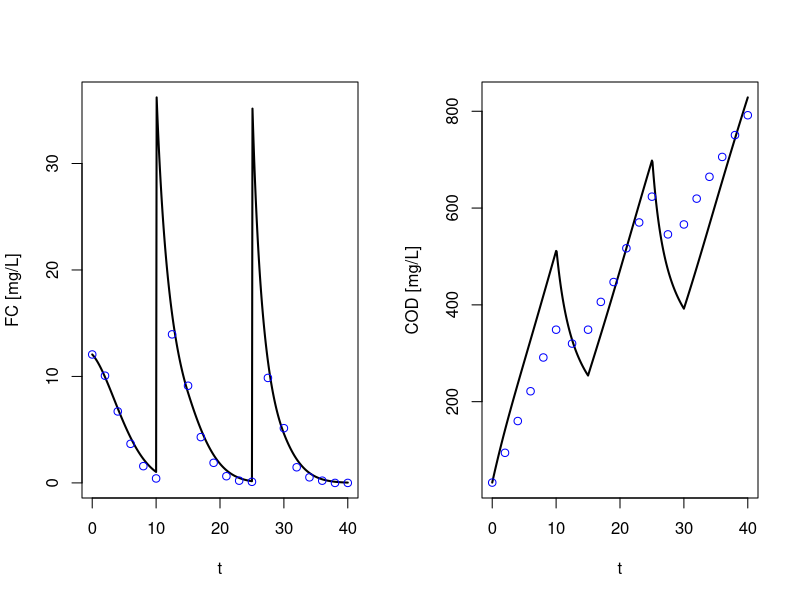

The R source for this figure:
# The Washtop modeling group (2024/03/03)
#
# Main file to simulate the first scenario
# described in:
#   Abnavi, M. D., Kothapalli C.R., Munther, D., Srinivasan, P. (2021). 
#   "Chlorine inactivation of Escherichia coli O157:H7 in fresh produce wash process: Effectiveness and modeling." 
#   International Journal of Food Microbiology 356:109364.

# In this version, the complete model (taking into account the different produces) is considered.
# The parameters used were the previously estimated from the experimental data in 
# "Data extraction RQ1a and RQ2a_Step 2_17032023.xlsx".

# Solutions are stored in SSol as follows:
#  SSol[,1]= FC    ; [mg/L] Free Chloride 
#  SSol[,2]= COD   ; [mg/L] Chemical oxygen demand 
#  SSol[,3]= Xw    ; [CFU/mL] Concentration of bacteria in water 
#  SSol[,4]= Xil   ; [CFU/g] Concentration of bacteria in iceberg lettuce 
#  SSol[,5]= Xrl   ; [CFU/g] Concentration of bacteria in red lettuce 
#
# Also, the concentrations of Xw and Xil  were stored apart in log10 scale as
#  logxw[]= Log10(Xw)
#  logxil[]= Log10(Xil)


# Load the library for the numerical solution of ordinary differential equations (ODEs)
library(deSolve)

#___________________ PARAMETERS ___________________________________________________
# Injection of Free Chloride
dtinj  <- 5.0/60.0        # [min] Duration of the FC injection
tFCinj <- c(10.0, 25.0)   # [min] Time at which the FC is added 

# Addition of iceberg and red lettuce. They are added five minutes after the FC is injected
Frl     <- 10.0               # [g/min] Input flow of red lettuce 
Fil     <- 500.0              # [g/min] Input flow of iceberg lettuce 
tFpin_s <- c(0.0, tFCinj+5.0) # [min] Time at which the lettuce is added 
tFpin_e <- tFpin_s+10.0       # [min] Time at which the lettuce addition stops 

# Estimated
Kfc   <- 0.00078145           # [L/(min·mg-COD)] Reaction rate constant for the reaction of FC and organic matter in the Fc's eq.
Kco   <- 0.006567             # [L/(min·mg-FC)] Reaction rate constant for the reaction of FC and organic matter in COD's  eq.
Kilo  <- 4.9368               # [mg-COD/(g-iceberg lettuce·min)] Rate at which COD is transferred from the
#    iceberg lettuce to the water. It includes the concentration of COD
#    in the produce (Kilo = Kil*CODil). If it is not included a new
#    equation for COD in the produce should be added 
FCinj <- 8602.2               # [mg/min] To be added during dtinj
Fw    <- 0.51374              # [L/min] Flow of water replenishment


# such that Hill's_(X_w)=vA2*Hill's_(Xil or Xrl)

# Assumed
Krlo <- Kilo                  # [mg-COD/(g-red lettuce·min)] Rate at which COD is transferred from the


# Known parameters (from paper)
V        <- 20.0          # [L] Tank volume 
Dwell_t  <- 0.5           # [min] Dwell time
Mil      <- Fil*Dwell_t   # [g] Mass of iceberg lettuce in the tank
Mrl      <- Frl*Dwell_t   # [g] Mass of red lettuce in the tank
MW_FC    <- 52.45         # [mol/g] Molecular weight of FC
MW_O2    <- 32            # [mol/g] Molecular weight of O2
lambda   <- 1.7e-3        # [1/min] Natural decay rate of FC in water
Conv_FC  <- MW_FC/1.0e3   # Conversion (free chloride) from micromolar to mg/L
Conv_COD <- MW_O2/1.0e3   # Conversion (COD) from micromolar to mg/L
FC_in    <- 0.0           # [mg/L] Concentration of FC entering the system with the input flow of water
COD_in   <- 0.0           # [mg/L] Concentration of COD entering the system with the input flow of water

#___________________ EXPERIMENTAL DATA ___________________________________________________
# Sampling times [min]
expData_ts <- c(0.0, 2.0, 4.0, 6.0, 8.0, 10.0, 12.5, 15.0, 17.0, 19.0, 21.0, 23.0, 25.0, 27.5, 30.0, 32.0, 34.0, 36.0, 38.0, 40.0)
# Free chloride [mg/L].  
expData_FC  <- Conv_FC*c(230.0, 192.0, 128.0, 70.0, 30.0, 8.0, 266.0, 174.0, 82.0, 36.0, 12.0, 4.0, 2.0, 188.0, 98.0, 28.0, 10.0, 4.0, 0.0, 0.0)
# COD [mg/L].
expData_COD  <- Conv_COD*c(1025.6, 2948.7, 5000.0, 6923.1, 9102.6, 10897.4, 10000.0, 10897.4, 12692.3, 13974.3, 16153.8, 17820.5, 19487.2, 17051.3, 17692.3, 19359.0, 20769.2, 22051.3, 23461.5, 24743.6)


#________________ IMPLEMENTATION OF THE MODEL EQUATIONS (ODEs) ______________________

Model <- function (t, y, parms) {
  
  # --- Model equations ---
  with(as.list(y), {
    # Rename the state variables
    FC  <- y[1]
    COD <- y[2]

    # Model equations (ODEs)
    # Free chloride
    dFC   <- (Fw/V)*(FC_in - FC) + FCi/V - lambda*FC - Kfc*FC*COD
    # Chemical oxygen demand
    dCOD <- (Fw/V)*(COD_in - COD) + (Mil/V)*Kilo_b +(Mrl/V)*Krlo_b - Kco*COD*FC
 
    # Output of the function
    return(list(c(dFC, dCOD))) })
}

# Initial conditions set --------------------------- 
FC0   <-expData_FC[1]  # [mg/L] Initial conditions for FC (from experimental data)
COD0  <-expData_COD[1] # [mg/L] Initial conditions for COD (from experimental data)

# Put together initial conditions
S0   <-c(FC0,COD0)  

# Simulation time, discretized using dtinj as the separation between two consecutive time points
tl <- seq(0,tFpin_e[length(tFpin_e)],dtinj) # min

# Memory allocation for the solution of the ODE system
SSol<-matrix(0,nrow=length(tl),ncol=(2)) # row length=number of elements in list of integration. 
# col length=number of states
# The first row corresponds with the initial conditions
SSol[1,] = S0

# Counters required to implement the discrete addition of Free Chloride and Produces
countFC <- 1 # Initially fixed for FC to 1 (first injection)
countP  <- 1 # Initially fixed for produces to 1 (first injection)

# Parameter used to approximate equality conditions into inequality conditions
# This is mainly used to avoid problems when comparing (using equalities) two real numbers
# A small enough number should be used
timeDifTol <- 1.0e-7 # [s] 

#___________ NUMERICAL INTEGRATION OF THE SYSTEM OF ODEs (MODEL) ________________
for ( ii in 1:(length(tl)-1) ){ # Go through all elements in the time list
  
  # Initial and final times in time interval ii
  tI    <- tl[ii]
  tF    <- tl[ii+1]
  
  # Is free chlorine added in this step?
  if( countFC<=length(tFCinj) ) {
    if( (abs(tl[ii]-tFCinj[countFC]))<timeDifTol ){# Condition tl[ii]=tFCinj[countFC] is approximated as an inequality
      # If the condition holds, FC is injected in the tank
      FCi <- FCinj
      # The duration of the step is the same as the duration of the FC addition, therefore the counter is updated
      # each time this "if condition" is matched
      countFC <- countFC + 1 # next addition of FC
    }
    else{
      # If the condition does not hold, FC is not injected
      FCi<-0.0
    }
  }
  else{
    # If the condition does not hold, FC is not injected
    FCi<-0.0
  }
  
  # Are produces added?
  if( countP<=length(tFpin_e) ){
    if( (tl[ii]>=tFpin_s[countP]) && (tl[ii]<=tFpin_e[countP]) ){
      # If these conditions hold, produces are inserted in the tank
      Kilo_b <- Kilo;
      Krlo_b <- Krlo;
      Fil_b  <- Fil;
      Frl_b  <- Frl;
      
      # The duration of the step is smaller than the duration of the addition of lettuce. Therefore the counter only
      # must be updated at the end of the addition
      if( (abs(tl[ii]-tFpin_e[countP]))<timeDifTol ){# Condition tl[ii]=tFpin_e[countP] is approximated as an inequality
        countP = countP + 1 # next addition of produces
      }
      # At the beginning of the produce addition, the initial condition of bacteria in red lettuce must be the 
      # inoculation concentration
      if( (abs(tl[ii]-tFpin_s[countP]))<timeDifTol ){# Condition tl[ii]=tFpin_s[countP] is approximated as an inequality
        # Reset initial condition in red lettuce  

      }
    }
    else{
      # If the conditions do not hold, produces are not added therefore, input flows in the tank are zero and
      # transfer from produces to water are also zero
      Kilo_b<-0    
      Krlo_b<-0    
      Fil_b<-0                           
      Frl_b<-0

    }
  }
  else{
    # If the conditions do not hold, produces are not added therefore, input flows in the tank are zero and
    # transfer from produces to water are also zero
    Kilo_b<-0    
    Krlo_b<-0    
    Fil_b<-0                           
    Frl_b<-0

  }
  
  # Call the Solver for levels of FC, COD and concentrations of Xw, Xil, Xrl 
  out <- ode(y<-c(FC<-S0[1], COD<-S0[2]), times<-seq(tI,tF,dtinj), func <- Model, 
             parms<-NULL, atol= 1.0e-7, rtol= 1.0e-5)
  
  # The initial conditions in the next integration step (ii+1) are the values obtained at the end of this time step (ii)
  lendSol<-length(out[,1])
  FC<-as.numeric(out[lendSol,2])
  COD<-as.numeric(out[lendSol,3])

  S0<-c(FC,COD)
  
  # Store the solution in this integration step (ii) in the SSol matrix
  SSol[ii+1,] <- S0
}



# __________________ REPRESENTATION OF THE RESULTS ___________________________________
par(mfcol=c(1,2)) # 2x1 subplot display

#--------- FC plot ----------
# Model solution
plot(tl,SSol[,1],type="l",xlab="t",ylab="FC [mg/L]",lwd=2.0)
# Experimental data
points(expData_ts,expData_FC,col="blue")



#--------- COD plot ----------
# Model solution
plot(tl,SSol[,2],type="l",xlab="t",ylab="COD [mg/L]",lwd=2.0)
# Experimental data
points(expData_ts,expData_COD,col="blue")
